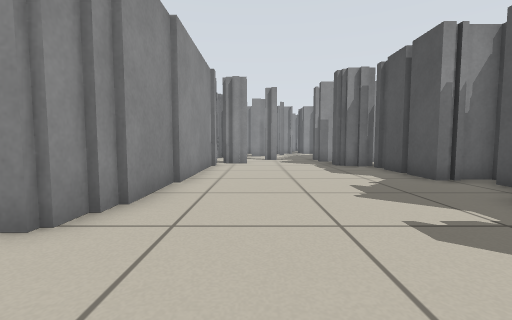
[1] (above)

21 first-person views from a walk through a Stage world. The camera is 0.5 m above the floor, tilts 4° down and sees 90° across. The lines on the ground mark 1 m squares. The floor is counted in squares, 0.5 m on a side. Each view is taken from the middle of a square. On the plan, view 1 faces up. The plan holds only what a view shows up to about 11 squares ahead; the rest is blank. The place goes on beyond the plan. The robots in the file are not drawn.

[2]
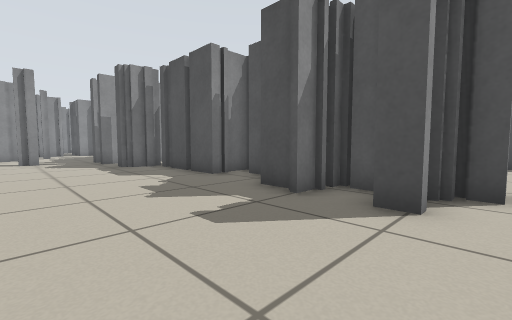

[3]
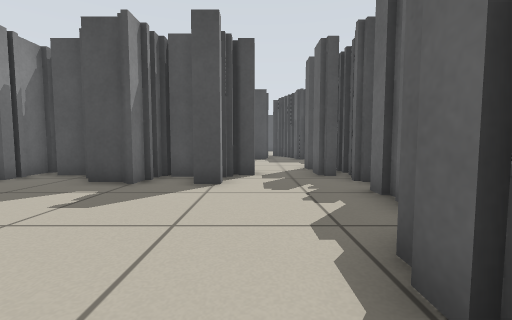

[4]
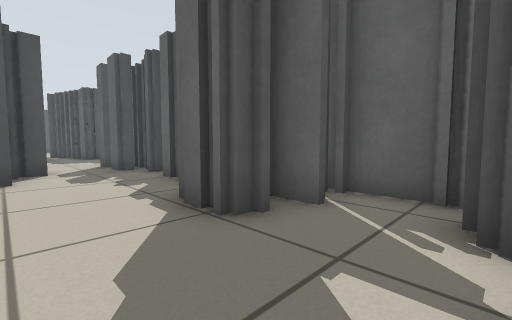

[5]
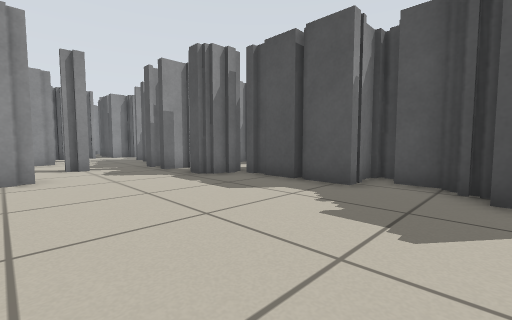

[6]
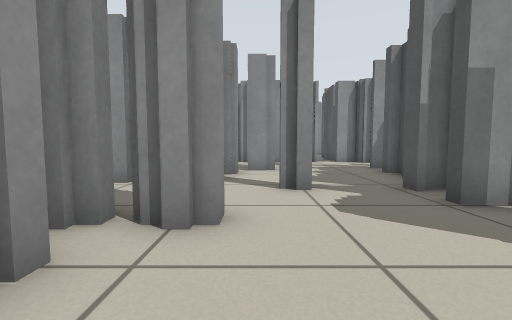

[7]
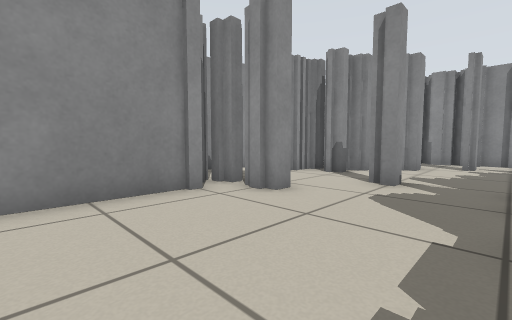

[8]
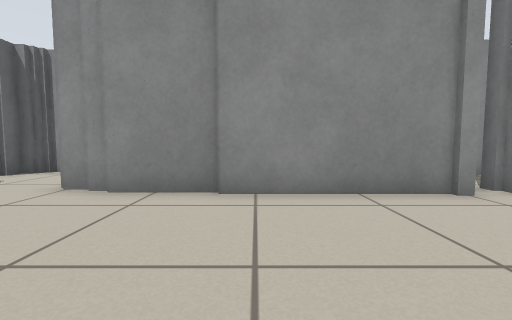

[9]
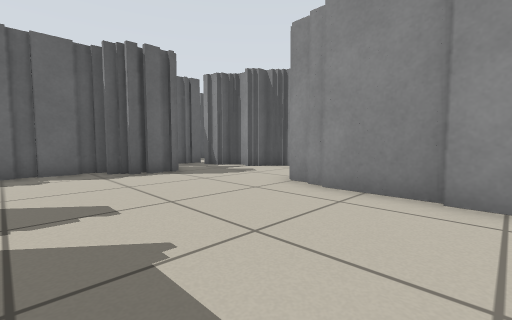

[10]
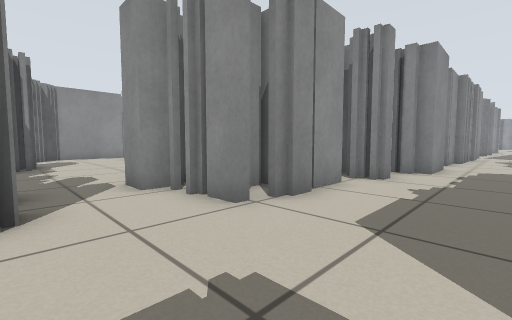

[11]
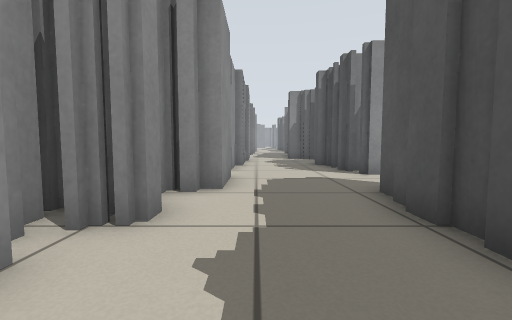

[12]
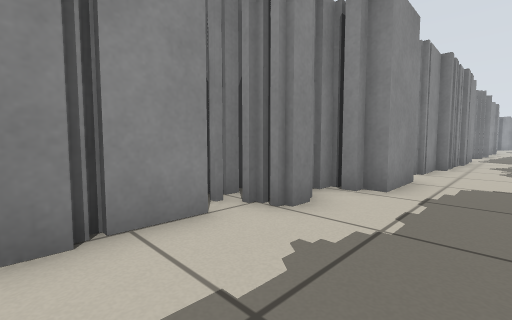

[13]
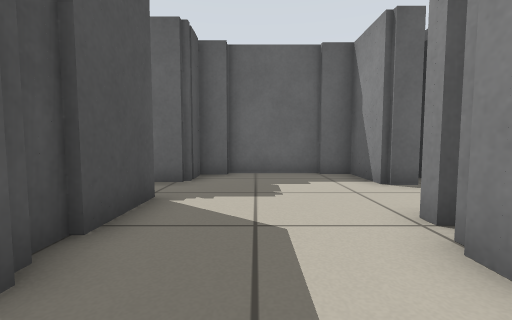

[14]
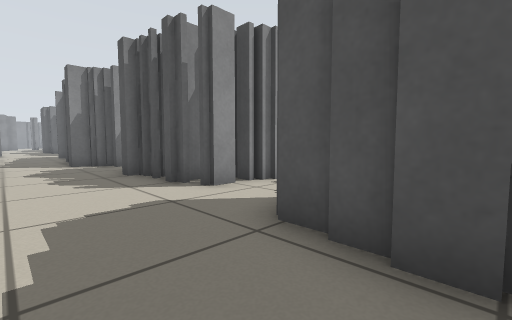

[15]
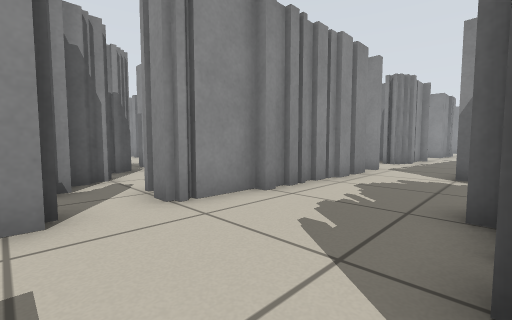

[16]
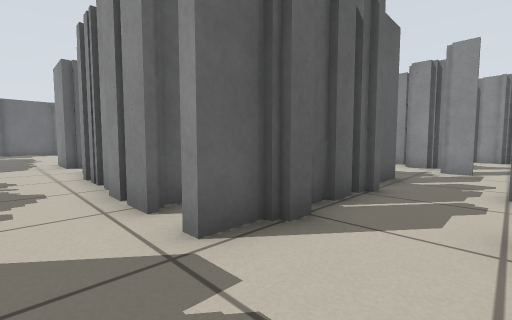

[17]
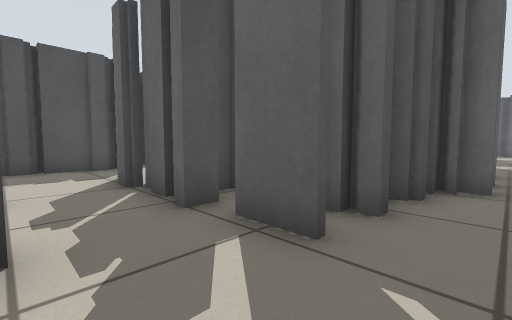

[18]
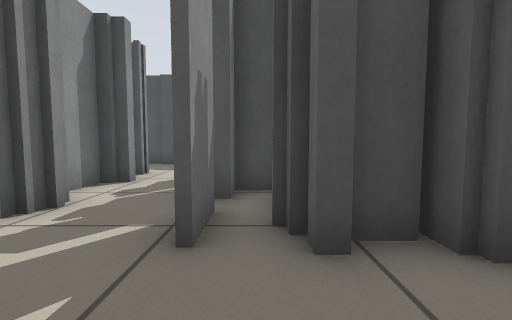

[19]
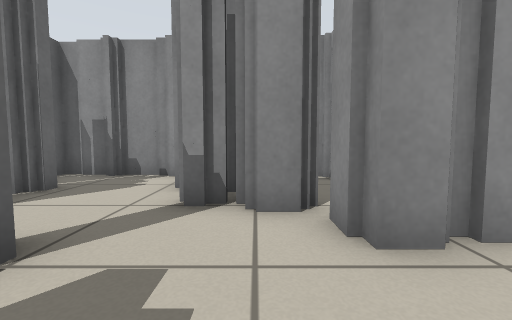

[20]
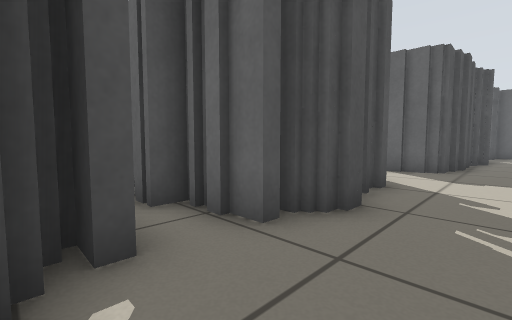

[21]
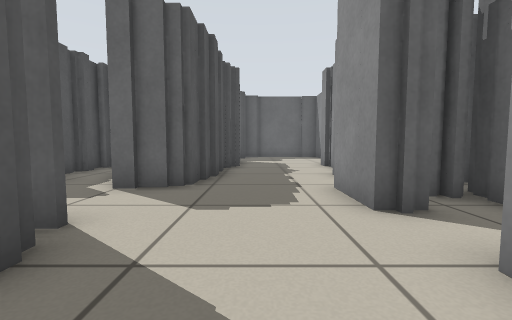

### Floor plan
Key: @ floor where view 1 was taken; # wall or solid block; . floor.
Columns run from 6 left of view 1 to 16 right of it. Each row starts with its distance up from view 1.
 21        #...##.###..##
 20        ##..........#
 19       ###..######..#
 18      ###...###  ...##
 17     ##....####  ##.###
 16    ###....##    ##...#
 15  ###......#     #...##
 14  #.......##     #...#
 13  # .##...##     #...#
 12  #####....##    #...#
 11     #.....##  .##...###
 10     #......####.....###
  9     #......#  ###.....
  8     #......#  ###....
  7     #......######..###
  6     #.......####...##
  5     #......#####...#
  4     #.....### ##...#
  3    ##.....######...#
  2   .........## ##...#
  1  ..........#####...#
  0 ##....@.....# .....#
 -1  ##..##............#
 -2   #..#####. ###....#
 -3   #.###########....#
 -4   ####        ######

Where each view was taken, in squares from view 1:
view 1: 0 up, 0 right, facing up
view 2: 0 up, 0 right, facing up-right
view 3: 0 up, 2 left, facing right
view 4: 1 up, 4 left, facing down-right
view 5: 4 up, 1 left, facing up-right
view 6: 9 up, 0 right, facing up
view 7: 8 up, 3 right, facing up-left
view 8: 7 up, 3 right, facing left
view 9: 7 up, 3 right, facing down-left
view 10: 2 down, 12 right, facing up-left
view 11: 2 up, 11 right, facing up
view 12: 2 up, 12 right, facing up-left
view 13: 4 up, 11 right, facing down
view 14: 5 up, 11 right, facing up-right
view 15: 9 up, 14 right, facing up-left
view 16: 21 up, 12 right, facing down-left
view 17: 21 up, 3 right, facing down-right
view 18: 18 up, 2 right, facing right
view 19: 17 up, 3 right, facing left
view 20: 17 up, 12 right, facing down-right
view 21: 13 up, 12 right, facing down
